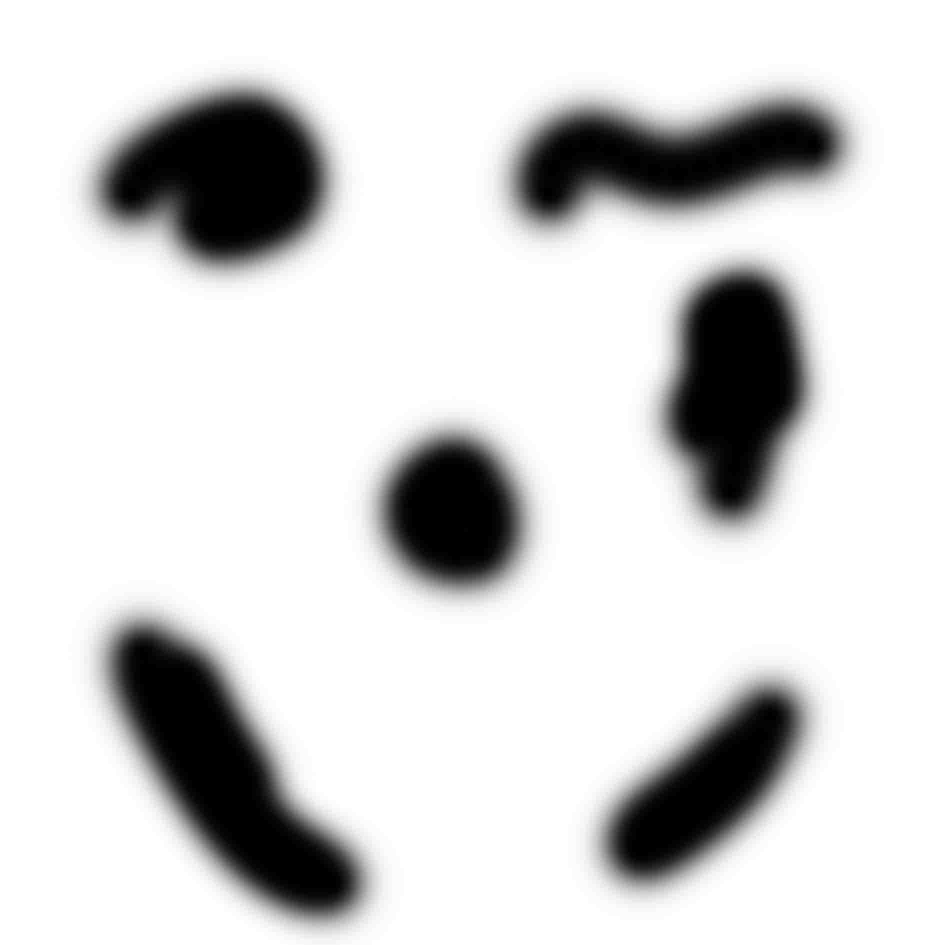
%> input picture Demo scripts/Template.jpg, 1890 x 1890 px (shown at 1/2 size)
$ octave Pattern_Fig_4f.m   (GNU Octave 9; MATLAB toolbox functions it lacks are replaced by stand-ins)
%> lines starting %> are read from the running program, lines starting %| are printed output that depends on the picture; in (x1, y1, x2, y2) boxes, pixels count from 0 and x2, y2 are one past the last pixel; in counts of white or black regions, pixels touching at a corner belong together; the program's own positions count from 1
%%
clear;
clc;

%% Adjustable parameters
% General
Simulation_time = 40000; % In seconds - overall simulation time
Time_step = 0.25; % In seconds - used time step for updating concentrations (lower value gives more accurate results)
Update_delay = 250; % In seconds - frequency of figures update
Num_pts = 300; % Grid size (Num_pts x Num_pts)
Side_length = 15;% In mm - dimensions of reaction media (SIde_length x Side_length)

%Concentrations of the components in the CSTR (mM)
C0_S = 30; % Substrate
C0_A = 0; % Activator
C0_I = 1; % Fast inhibitor

% Switch of the fast inhibitor concentration
Switch_time = 3000; % In seconds - time when the concentration of Fast Inhibitor changes
C0_I_end = 9.5; % New concentrition for Fast Inhibitor

% Related to gel matrix
Ct_G = 300; % Concentration of activator-binding groups in hydrogel matrix - constant total concentration (G + GA) in mM
Kd = 50; % Dissosiation constant ([G]*[A]/[GA]) in mM

%Diffusion coefficients (mm^2/s)
DC_S = 4*10^(-4); % Sunstrate
DC_A = 4*10^(-4); % Activator
DC_I = 2*10^(-4); % Inhibitor

%Reaction kinetics
k0 = 0.003; % 1/s - Supply rate of the componenets from the CSTR into the reaction media
k1 = 1*10^(-3); % 1/mM*s - Autocatalysis rate constant (S + A/GA -> A/GA + A)
k2 = 0.3; % 1/mM*s - Fast inhibition rate constant(A/GA + I -> x)
k3 = 5*10^(-3); % 1/s - Slow inhibition rate constant (A/GA -> x)
k4 = 3*10^(-5); % 1/s - Substrate hydrolysis rate constant  S -> A/GA

%% Non-adjustable parameters
% General
Timer = 0; % In seconds - elapsed time
Point_dist = Side_length/Num_pts; % In mm/pixel - 1 pixel represents x mm of reaction media
Time_steps = [0.001, 0.01, Time_step]; % s - first, second, and third time step (Initially, small time steps are required due to large concentration gradients)
End_times = [1, 10, Simulation_time]; % s - end time of first, second, and third period

% Initial concentrations
C_S = zeros(Num_pts);
C_A = zeros(Num_pts);
C_I = zeros(Num_pts);
C_S(:,:) = C0_S;
C_A(:,:) = C0_A;
C_I(:,:) = C0_I;

% Derived variables for concentration calculations
Sigma_numerator_matrix = zeros(Num_pts) + Ct_G*Kd;
Sigma_uppercase = (1 + Ct_G./(C_A + Kd));
Ct_A = C_A.*Sigma_uppercase; % Total concentration of activator - free and bound (in mM)

% Applying initial multi-spot activation through template
Template_pic = imread("Template.jpg");
%> Template_pic is the input picture: size 1890x1890x3 uint8; min 0, max 255, mean 212.5
Template_matrix = imresize(Template_pic(:,:,1), [Num_pts, Num_pts]);
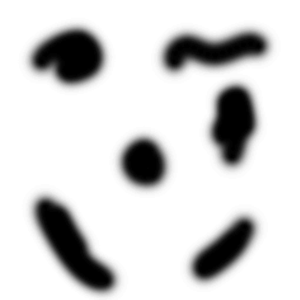
%> Template_matrix: size 300x300 uint8; min 0, max 255, mean 212.5
Template_matrix(Template_matrix<125) = 0;
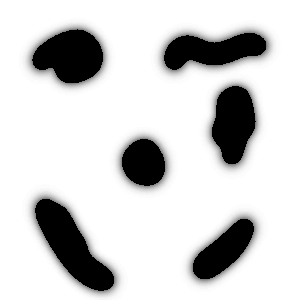
%> Template_matrix: size 300x300 uint8; 10.83% of pixels changed, all inside (x1, y1, x2, y2) = (32, 29, 266, 291)
Template_matrix = ~logical (Template_matrix);
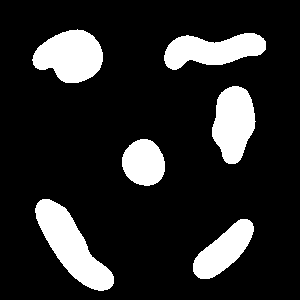
%> Template_matrix: size 300x300 logical; 15.8% white; 6 white regions, box (x1, y1, x2, y2) and area: (35, 199, 114, 291) 3162, (32, 29, 103, 83) 2701, (212, 86, 256, 164) 2454, (164, 33, 266, 70) 2413, (193, 219, 254, 279) 1895, (122, 139, 165, 186) 1570
C_A(Template_matrix) = 1;
C_I(Template_matrix) = 0;

% Calculting diffusion increment
IC_S = DC_S/((Point_dist)^2); % For substrate
IC_A = DC_A/((Point_dist)^2); % For activator
IC_I = DC_I/((Point_dist)^2); % For fast inhibitor

%% Plotting
First_figure = figure('Name','Concentrations', 'Position', [0 0 1080 1080]);

subplot(2,2,1);
S_graph = image(C_S,'CDataMapping','scaled');
set(gca, 'YTickLabel', {}, 'Position', [0.02 0.58 0.47 0.4]);
colorbar
% clim([0 C0_S]);
xlabel('Substrate, mM');

subplot(2,2,2);
A_graph = image(C_A,'CDataMapping','scaled');
set(gca, 'YTickLabel', {}, 'Position', [0.52 0.58 0.47 0.4]);
colorbar
% clim([0 C0_S]);
xlabel('Free activator, mM');

subplot(2,2,3);
I_graph = image(C_I, 'CDataMapping','scaled');
set(gca, 'YTickLabel', {},'Position', [0.02 0.10 0.47 0.4]);
colorbar
xlabel('Fast Inhibitor, mM');

subplot(2,2,4);
FullA_graph = image(Ct_A, 'CDataMapping','scaled');
set(gca, 'YTickLabel', {},'Position', [0.52 0.10 0.47 0.4]);
colorbar
xlabel('Activator - Free + Bound, mM');

time_str = strcat('Time passed:', 32, num2str(Timer), 32, 's');
First_annot = annotation('textbox', [0.85, 0.45, 0.1, 0.1], 'string', time_str);

Second_figure = figure('Name','Concentrations', 'Position', [0 0 1080 1080], 'color', 'white');

FullA_graph_second = image(Ct_A, 'CDataMapping','scaled');
set(gca,'YTickLabel', {}, 'XTick', [0:(Num_pts/5):Num_pts], 'XTickLabel', {'0', '3', '6', '9', '12', '15'}, 'Position', [0.15 0.15 0.8 0.8]);
colorbar
% clim([0 25]);
xlabel('Total autocatalyst concentration, mM');
g_annot = annotation('textbox', [0.8, 0.02, 0.1, 0.1], 'string', time_str);

%% Recording
Movie_rec = VideoWriter("Movies", 'MPEG-4');
Movie_rec.FrameRate = 24;
open(Movie_rec);
writeVideo(Movie_rec,getframe(First_figure));

%% Calculation + Animation
Past_overall_time = 0; % s

for i=1:length(Time_steps)
      Current_time_step = Time_steps(i);
      Current_overall_time = End_times(i) - Past_overall_time;
      Current_step_number = Current_overall_time/Current_time_step;

      for j=1:Current_step_number
          % Updating variables
          Sigma_uppercase = (1 + Ct_G./(C_A + Kd));
          Sigma_lowercase = 1 + Sigma_numerator_matrix./((C_A + Kd).^2);
          Ct_A = C_A.*Sigma_uppercase;

          % Updating reaction rate for the components
          R_S_total = -k1*C_S.*Ct_A - k4*C_S;
          R_A_total = (k1*C_S - k2*C_I - k3).*Ct_A + k4*C_S;
          R_I_total = -k2*C_I.*Ct_A;

          % Updating concentration of components
          C_S = C_S + Current_time_step*(diff_change(C_S, IC_S) + R_S_total + k0*(C0_S - C_S));
          C_A = C_A + Current_time_step*(diff_change(C_A, IC_A) + R_A_total - k0*C_A)./Sigma_lowercase;
          C_I = C_I + Current_time_step*(diff_change(C_I, IC_I) + R_I_total +  k0*(C0_I - C_I));

          Timer = Timer + Current_time_step;

        % Updating graphs
        if mod(round(Timer,4), Update_delay) == 0

            S_graph.CData = C_S;
            A_graph.CData = C_A;
            I_graph.CData = C_I;
            FullA_graph.CData = Ct_A;

            time_str = strcat('Time passed:', 32, num2str(Timer), 32, 's');
            set(First_annot, 'String', time_str);

            FullA_graph_second.CData = Ct_A;
            set(g_annot, 'String', time_str);

            drawnow;
            writeVideo(Movie_rec,getframe(First_figure));

            if round(Timer,4) == Switch_time
                C0_I = C0_I_end; % Updating fast inhibitor concentration
            end

        end

      end
      Past_overall_time = Past_overall_time + Current_overall_time;
end
close(Movie_rec);

%% Function for calculating concentration gradients
function out = diff_change(C, incr_coeff)
    RC = circshift(C,[ 0, 1]) - C;
    LC = circshift(C,[ 0,-1]) - C;
%> (the run ends here)
